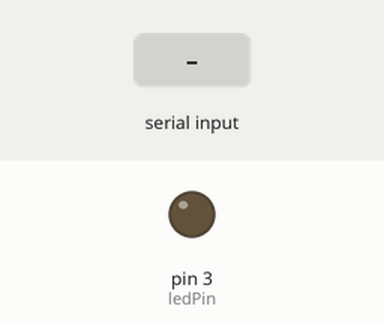
Simulated run of this sketch. Board: Arduino Uno, built with avr-gcc and run on an emulated ATmega328P. Shown: output pins drawn as LEDs (lit = HIGH). Inputs (shaded band) come from the test bench. What the sketch prints to the serial monitor is not drawn.

Above: at 1.2 s.
1.3 s: "90,45\n" received over Serial
At 1.7 s:
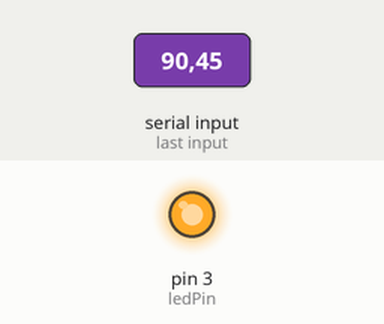
Timing chart, 0 to 10.3 s (numbered marks = the images above; inputs shaded):
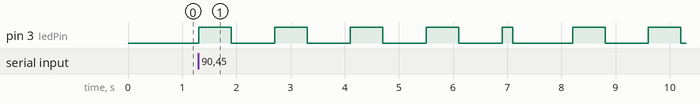

The sketch:

Serial-Morse-Code-Translator-with-LED-Indicator.ino
```cpp
const int ledPin = 3;

const char* morseCode[] = {
  ".-", "-...", "-.-.", "-..", ".", "..-.", "--.", "....", "..", ".---", "-.-", ".-..", "--", "-.", "---", ".--.", "--.-", ".-.", "...", "-", "..-", "...-", ".--", "-..-", "-.--", "--..",
  "-----", ".----", "..---", "...--", "....-", ".....", "-....", "--...", "---..", "----."
};

const char letters[] = "ABCDEFGHIJKLMNOPQRSTUVWXYZ0123456789";

void setup() {
  pinMode(ledPin, OUTPUT);
  Serial.begin(9600);
  Serial.println("Enter a word that contains(A-Z, 0-9) to see its Morse code:");
}

void loop() {
  if (Serial.available() > 0) {
    String input = Serial.readStringUntil('\n');
    input.toUpperCase();

    for (int i = 0; i < input.length(); i++) {
      char ch = input.charAt(i);

      if (ch >= 'A' && ch <= 'Z') {
        displayMorseCode(ch - 'A');
      } else if (ch >= '0' && ch <= '9') {
        displayMorseCode(ch - '0' + 26);
      } else {
        Serial.print("Character '");
        Serial.print(ch);
        Serial.println("' is not supported.");
        delay(1000);
      }

      delay(300);
    }

    Serial.println();
  }
}

void displayMorseCode(int index) {
  String code = morseCode[index];

  for (int i = 0; i < code.length(); i++) {
    if (code.charAt(i) == '.') {
      blinkLED(200);
    } else if (code.charAt(i) == '-') {
      blinkLED(600);
    }
    delay(200);
  }

  delay(400);
}

void blinkLED(int duration) {
  digitalWrite(ledPin, HIGH);
  delay(duration);
  digitalWrite(ledPin, LOW);
  delay(duration);
}
```

Measured:
- after the input at 1.3 s, pin 3 (ledPin): goes 4 × (HIGH 0.60 s, LOW 0.80 s), HIGH 0.20 s, LOW 1.1 s, HIGH 0.60 s, LOW 0.80 s, HIGH 0.60 s, then LOW, starting at once
